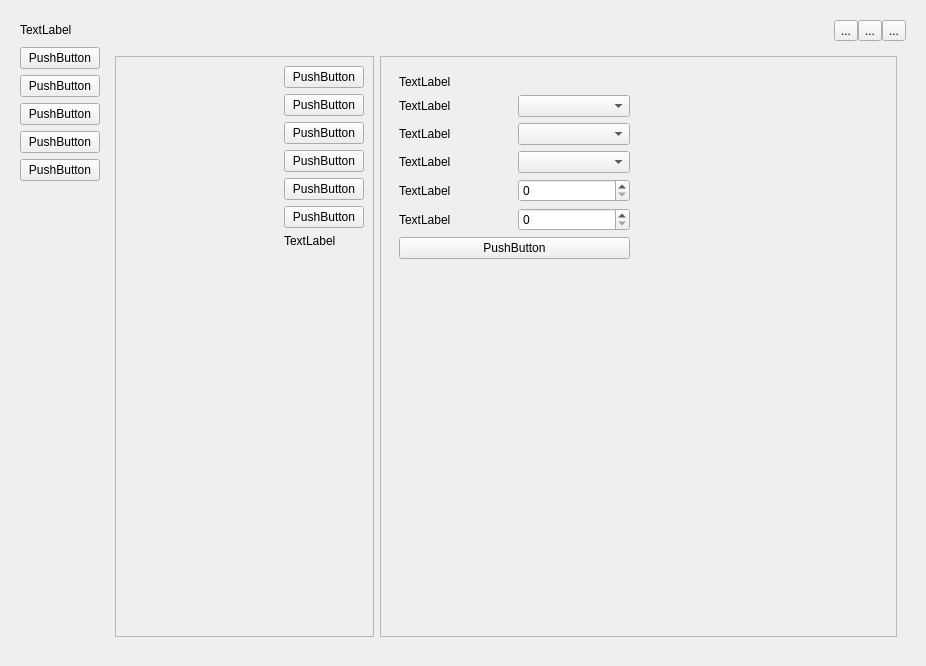
<?xml version="1.0" encoding="UTF-8"?>
<ui version="4.0">
 <class>MainWidget</class>
 <widget class="QWidget" name="MainWidget">
  <property name="geometry">
   <rect>
    <x>0</x>
    <y>0</y>
    <width>926</width>
    <height>666</height>
   </rect>
  </property>
  <property name="sizePolicy">
   <sizepolicy hsizetype="Preferred" vsizetype="Preferred">
    <horstretch>0</horstretch>
    <verstretch>0</verstretch>
   </sizepolicy>
  </property>
  <property name="windowTitle">
   <string>Terminal</string>
  </property>
  <property name="styleSheet">
   <string notr="true"/>
  </property>
  <layout class="QGridLayout" name="gridLayout_12">
   <item row="0" column="0">
    <widget class="QWidget" name="centralWidget" native="true">
     <layout class="QGridLayout" name="gridLayout">
      <item row="0" column="0">
       <layout class="QHBoxLayout" name="topPanel">
        <property name="spacing">
         <number>0</number>
        </property>
        <property name="bottomMargin">
         <number>0</number>
        </property>
        <item>
         <widget class="QLabel" name="appName">
          <property name="sizePolicy">
           <sizepolicy hsizetype="Minimum" vsizetype="Fixed">
            <horstretch>0</horstretch>
            <verstretch>0</verstretch>
           </sizepolicy>
          </property>
          <property name="minimumSize">
           <size>
            <width>100</width>
            <height>0</height>
           </size>
          </property>
          <property name="layoutDirection">
           <enum>Qt::LeftToRight</enum>
          </property>
          <property name="text">
           <string>TextLabel</string>
          </property>
          <property name="alignment">
           <set>Qt::AlignLeading|Qt::AlignLeft|Qt::AlignVCenter</set>
          </property>
         </widget>
        </item>
        <item>
         <spacer name="horizontalSpacer">
          <property name="orientation">
           <enum>Qt::Horizontal</enum>
          </property>
          <property name="sizeHint" stdset="0">
           <size>
            <width>40</width>
            <height>20</height>
           </size>
          </property>
         </spacer>
        </item>
        <item>
         <widget class="QToolButton" name="minimizeButton">
          <property name="text">
           <string>...</string>
          </property>
         </widget>
        </item>
        <item>
         <widget class="QToolButton" name="maximazeButton">
          <property name="text">
           <string>...</string>
          </property>
         </widget>
        </item>
        <item>
         <widget class="QToolButton" name="closeButton">
          <property name="text">
           <string>...</string>
          </property>
         </widget>
        </item>
       </layout>
      </item>
      <item row="1" column="0">
       <layout class="QHBoxLayout" name="horizontalLayout">
        <item>
         <layout class="QVBoxLayout" name="verticalLayout">
          <item>
           <widget class="QPushButton" name="showConnectionButton">
            <property name="sizePolicy">
             <sizepolicy hsizetype="Fixed" vsizetype="Fixed">
              <horstretch>0</horstretch>
              <verstretch>0</verstretch>
             </sizepolicy>
            </property>
            <property name="text">
             <string>PushButton</string>
            </property>
           </widget>
          </item>
          <item>
           <widget class="QPushButton" name="switchToConsoleButton">
            <property name="text">
             <string>PushButton</string>
            </property>
           </widget>
          </item>
          <item>
           <widget class="QPushButton" name="switchToTableButton">
            <property name="text">
             <string>PushButton</string>
            </property>
           </widget>
          </item>
          <item>
           <widget class="QPushButton" name="switchToConverterButton">
            <property name="text">
             <string>PushButton</string>
            </property>
           </widget>
          </item>
          <item>
           <widget class="QPushButton" name="showSettingsButton">
            <property name="sizePolicy">
             <sizepolicy hsizetype="Minimum" vsizetype="Fixed">
              <horstretch>0</horstretch>
              <verstretch>0</verstretch>
             </sizepolicy>
            </property>
            <property name="minimumSize">
             <size>
              <width>0</width>
              <height>0</height>
             </size>
            </property>
            <property name="font">
             <font>
              <strikeout>false</strikeout>
             </font>
            </property>
            <property name="text">
             <string>PushButton</string>
            </property>
           </widget>
          </item>
          <item>
           <spacer name="verticalSpacer">
            <property name="orientation">
             <enum>Qt::Vertical</enum>
            </property>
            <property name="sizeHint" stdset="0">
             <size>
              <width>20</width>
              <height>60</height>
             </size>
            </property>
           </spacer>
          </item>
         </layout>
        </item>
        <item>
         <widget class="QStackedWidget" name="workspaceWidget">
          <property name="currentIndex">
           <number>3</number>
          </property>
          <widget class="QWidget" name="consolePage">
           <layout class="QGridLayout" name="gridLayout_2">
            <property name="leftMargin">
             <number>0</number>
            </property>
            <property name="topMargin">
             <number>0</number>
            </property>
            <property name="rightMargin">
             <number>0</number>
            </property>
            <property name="bottomMargin">
             <number>0</number>
            </property>
            <property name="spacing">
             <number>0</number>
            </property>
            <item row="1" column="0">
             <widget class="QPlainTextEdit" name="consoleField">
              <property name="styleSheet">
               <string notr="true"/>
              </property>
              <property name="plainText">
               <string/>
              </property>
             </widget>
            </item>
            <item row="2" column="0">
             <layout class="QVBoxLayout" name="consoleUnion">
              <item>
               <layout class="QHBoxLayout" name="consoleActionPanel">
                <property name="spacing">
                 <number>0</number>
                </property>
                <item>
                 <widget class="QLineEdit" name="inputConsoleField"/>
                </item>
                <item>
                 <widget class="QPushButton" name="sendConsoleButton">
                  <property name="text">
                   <string>PushButton</string>
                  </property>
                 </widget>
                </item>
                <item>
                 <widget class="QPushButton" name="clearConsoleButton">
                  <property name="text">
                   <string>PushButton</string>
                  </property>
                 </widget>
                </item>
               </layout>
              </item>
             </layout>
            </item>
           </layout>
          </widget>
          <widget class="QWidget" name="tablePage">
           <layout class="QGridLayout" name="gridLayout_3">
            <property name="leftMargin">
             <number>0</number>
            </property>
            <property name="topMargin">
             <number>0</number>
            </property>
            <property name="rightMargin">
             <number>0</number>
            </property>
            <property name="bottomMargin">
             <number>0</number>
            </property>
            <property name="spacing">
             <number>0</number>
            </property>
            <item row="0" column="0">
             <layout class="QVBoxLayout" name="tableUnion">
              <item>
               <widget class="QTableView" name="tableField"/>
              </item>
              <item>
               <layout class="QHBoxLayout" name="tableActionPanel">
                <item>
                 <widget class="QLineEdit" name="inputTableField"/>
                </item>
                <item>
                 <widget class="QPushButton" name="sendTableButton">
                  <property name="text">
                   <string>PushButton</string>
                  </property>
                 </widget>
                </item>
                <item>
                 <widget class="QPushButton" name="clearTableButton">
                  <property name="text">
                   <string>PushButton</string>
                  </property>
                 </widget>
                </item>
               </layout>
              </item>
             </layout>
            </item>
           </layout>
          </widget>
          <widget class="QWidget" name="converterPage">
           <layout class="QGridLayout" name="gridLayout_8">
            <item row="0" column="0">
             <widget class="QComboBox" name="converterSourceBox"/>
            </item>
            <item row="1" column="1">
             <layout class="QVBoxLayout" name="verticalLayout_2">
              <property name="spacing">
               <number>0</number>
              </property>
              <item>
               <spacer name="verticalSpacer_4">
                <property name="orientation">
                 <enum>Qt::Vertical</enum>
                </property>
                <property name="sizeHint" stdset="0">
                 <size>
                  <width>20</width>
                  <height>40</height>
                 </size>
                </property>
               </spacer>
              </item>
              <item>
               <widget class="QPushButton" name="converterConvertButton">
                <property name="text">
                 <string>PushButton</string>
                </property>
               </widget>
              </item>
              <item>
               <widget class="QPushButton" name="converterSwapButton">
                <property name="text">
                 <string>PushButton</string>
                </property>
               </widget>
              </item>
              <item>
               <widget class="QPushButton" name="converterClearButton">
                <property name="text">
                 <string>PushButton</string>
                </property>
               </widget>
              </item>
              <item>
               <spacer name="verticalSpacer_5">
                <property name="orientation">
                 <enum>Qt::Vertical</enum>
                </property>
                <property name="sizeHint" stdset="0">
                 <size>
                  <width>20</width>
                  <height>40</height>
                 </size>
                </property>
               </spacer>
              </item>
             </layout>
            </item>
            <item row="1" column="0">
             <widget class="QPlainTextEdit" name="converterSource">
              <property name="styleSheet">
               <string notr="true"/>
              </property>
             </widget>
            </item>
            <item row="0" column="2">
             <widget class="QComboBox" name="converterResultBox"/>
            </item>
            <item row="1" column="2">
             <widget class="QPlainTextEdit" name="converterResult"/>
            </item>
           </layout>
          </widget>
          <widget class="QWidget" name="settingsPage">
           <layout class="QGridLayout" name="gridLayout_7">
            <item row="0" column="0">
             <layout class="QHBoxLayout" name="pageDelimiterLayout">
              <item>
               <widget class="QScrollArea" name="settingsLeftPanel">
                <property name="sizePolicy">
                 <sizepolicy hsizetype="Expanding" vsizetype="Expanding">
                  <horstretch>1</horstretch>
                  <verstretch>0</verstretch>
                 </sizepolicy>
                </property>
                <property name="autoFillBackground">
                 <bool>false</bool>
                </property>
                <property name="styleSheet">
                 <string notr="true"/>
                </property>
                <property name="widgetResizable">
                 <bool>true</bool>
                </property>
                <widget class="QWidget" name="leftPanelContents">
                 <property name="geometry">
                  <rect>
                   <x>0</x>
                   <y>0</y>
                   <width>258</width>
                   <height>578</height>
                  </rect>
                 </property>
                 <layout class="QGridLayout" name="gridLayout_5">
                  <item row="8" column="1">
                   <spacer name="verticalSpacer_2">
                    <property name="orientation">
                     <enum>Qt::Vertical</enum>
                    </property>
                    <property name="sizeHint" stdset="0">
                     <size>
                      <width>20</width>
                      <height>40</height>
                     </size>
                    </property>
                   </spacer>
                  </item>
                  <item row="5" column="1">
                   <widget class="QPushButton" name="logsContentButton">
                    <property name="text">
                     <string>PushButton</string>
                    </property>
                   </widget>
                  </item>
                  <item row="3" column="1">
                   <widget class="QPushButton" name="tableContentButton">
                    <property name="text">
                     <string>PushButton</string>
                    </property>
                   </widget>
                  </item>
                  <item row="0" column="1">
                   <widget class="QPushButton" name="connectionContentsButton">
                    <property name="text">
                     <string>PushButton</string>
                    </property>
                   </widget>
                  </item>
                  <item row="6" column="1">
                   <widget class="QPushButton" name="bindsContentButton">
                    <property name="text">
                     <string>PushButton</string>
                    </property>
                   </widget>
                  </item>
                  <item row="2" column="0">
                   <spacer name="horizontalSpacer_3">
                    <property name="orientation">
                     <enum>Qt::Horizontal</enum>
                    </property>
                    <property name="sizeHint" stdset="0">
                     <size>
                      <width>40</width>
                      <height>20</height>
                     </size>
                    </property>
                   </spacer>
                  </item>
                  <item row="2" column="1">
                   <widget class="QPushButton" name="consoleContentButton">
                    <property name="text">
                     <string>PushButton</string>
                    </property>
                   </widget>
                  </item>
                  <item row="1" column="1">
                   <widget class="QPushButton" name="generalContentButton">
                    <property name="text">
                     <string>PushButton</string>
                    </property>
                   </widget>
                  </item>
                  <item row="7" column="1">
                   <widget class="QLabel" name="infoLabel">
                    <property name="text">
                     <string>TextLabel</string>
                    </property>
                   </widget>
                  </item>
                 </layout>
                </widget>
               </widget>
              </item>
              <item>
               <widget class="QScrollArea" name="settingsRightPanel">
                <property name="sizePolicy">
                 <sizepolicy hsizetype="Expanding" vsizetype="Expanding">
                  <horstretch>2</horstretch>
                  <verstretch>0</verstretch>
                 </sizepolicy>
                </property>
                <property name="widgetResizable">
                 <bool>true</bool>
                </property>
                <widget class="QWidget" name="rightPanelContents">
                 <property name="geometry">
                  <rect>
                   <x>0</x>
                   <y>0</y>
                   <width>517</width>
                   <height>578</height>
                  </rect>
                 </property>
                 <layout class="QGridLayout" name="gridLayout_4">
                  <item row="0" column="1">
                   <spacer name="horizontalSpacer_2">
                    <property name="orientation">
                     <enum>Qt::Horizontal</enum>
                    </property>
                    <property name="sizeType">
                     <enum>QSizePolicy::Expanding</enum>
                    </property>
                    <property name="sizeHint" stdset="0">
                     <size>
                      <width>40</width>
                      <height>20</height>
                     </size>
                    </property>
                   </spacer>
                  </item>
                  <item row="0" column="0">
                   <widget class="QStackedWidget" name="rightStackedPanel">
                    <property name="sizePolicy">
                     <sizepolicy hsizetype="Minimum" vsizetype="Preferred">
                      <horstretch>0</horstretch>
                      <verstretch>0</verstretch>
                     </sizepolicy>
                    </property>
                    <property name="currentIndex">
                     <number>1</number>
                    </property>
                    <widget class="QWidget" name="connectionPage">
                     <layout class="QGridLayout" name="gridLayout_6">
                      <item row="0" column="0">
                       <layout class="QVBoxLayout" name="verticalLayout_3">
                        <item>
                         <widget class="QLabel" name="labelSectionConnection">
                          <property name="text">
                           <string>TextLabel</string>
                          </property>
                         </widget>
                        </item>
                        <item>
                         <layout class="QHBoxLayout" name="PortName">
                          <item>
                           <widget class="QLabel" name="labelPorts">
                            <property name="text">
                             <string>Port:</string>
                            </property>
                           </widget>
                          </item>
                          <item>
                           <widget class="QComboBox" name="boxPorts">
                            <property name="maximumSize">
                             <size>
                              <width>16777215</width>
                              <height>16777215</height>
                             </size>
                            </property>
                           </widget>
                          </item>
                         </layout>
                        </item>
                        <item>
                         <layout class="QHBoxLayout" name="Baudrate">
                          <item>
                           <widget class="QLabel" name="labelBaudrate">
                            <property name="text">
                             <string>Baudrate:</string>
                            </property>
                           </widget>
                          </item>
                          <item>
                           <widget class="QComboBox" name="boxBaudrate">
                            <property name="insertPolicy">
                             <enum>QComboBox::InsertAtBottom</enum>
                            </property>
                           </widget>
                          </item>
                         </layout>
                        </item>
                        <item>
                         <layout class="QHBoxLayout" name="Data">
                          <item>
                           <widget class="QLabel" name="labelData">
                            <property name="text">
                             <string>Data:</string>
                            </property>
                           </widget>
                          </item>
                          <item>
                           <widget class="QComboBox" name="boxData"/>
                          </item>
                         </layout>
                        </item>
                        <item>
                         <layout class="QHBoxLayout" name="Parity">
                          <item>
                           <widget class="QLabel" name="labelParity">
                            <property name="text">
                             <string>Parity:</string>
                            </property>
                           </widget>
                          </item>
                          <item>
                           <widget class="QComboBox" name="boxParity"/>
                          </item>
                         </layout>
                        </item>
                        <item>
                         <layout class="QHBoxLayout" name="StopBits">
                          <item>
                           <widget class="QLabel" name="labelStopBits">
                            <property name="text">
                             <string>Stop bits:</string>
                            </property>
                           </widget>
                          </item>
                          <item>
                           <widget class="QComboBox" name="boxStopBits"/>
                          </item>
                         </layout>
                        </item>
                        <item>
                         <layout class="QHBoxLayout" name="FlowControl">
                          <item>
                           <widget class="QLabel" name="labelFlowControl">
                            <property name="text">
                             <string>Flow control:</string>
                            </property>
                           </widget>
                          </item>
                          <item>
                           <widget class="QComboBox" name="boxFlowControl"/>
                          </item>
                         </layout>
                        </item>
                       </layout>
                      </item>
                      <item row="1" column="0">
                       <widget class="QPushButton" name="buttonConnectDisconnect">
                        <property name="text">
                         <string>Connect</string>
                        </property>
                       </widget>
                      </item>
                      <item row="2" column="0">
                       <spacer name="verticalSpacer_3">
                        <property name="orientation">
                         <enum>Qt::Vertical</enum>
                        </property>
                        <property name="sizeHint" stdset="0">
                         <size>
                          <width>20</width>
                          <height>40</height>
                         </size>
                        </property>
                       </spacer>
                      </item>
                     </layout>
                    </widget>
                    <widget class="QWidget" name="generalPage">
                     <layout class="QGridLayout" name="gridLayout_9">
                      <item row="2" column="1">
                       <widget class="QComboBox" name="comboBoxLanguage"/>
                      </item>
                      <item row="1" column="0">
                       <widget class="QLabel" name="labelTheme">
                        <property name="text">
                         <string>TextLabel</string>
                        </property>
                       </widget>
                      </item>
                      <item row="2" column="0">
                       <widget class="QLabel" name="labelLanguage">
                        <property name="text">
                         <string>TextLabel</string>
                        </property>
                       </widget>
                      </item>
                      <item row="0" column="0" colspan="2">
                       <widget class="QLabel" name="labelSectionGeneral">
                        <property name="text">
                         <string>TextLabel</string>
                        </property>
                       </widget>
                      </item>
                      <item row="1" column="1">
                       <widget class="QComboBox" name="comboBoxTheme"/>
                      </item>
                      <item row="6" column="0" colspan="2">
                       <widget class="QPushButton" name="buttonGeneralApply">
                        <property name="text">
                         <string>PushButton</string>
                        </property>
                       </widget>
                      </item>
                      <item row="3" column="1">
                       <widget class="QComboBox" name="comboBoxCodec"/>
                      </item>
                      <item row="4" column="1">
                       <widget class="QSpinBox" name="spinBoxCaptureTime"/>
                      </item>
                      <item row="5" column="0">
                       <widget class="QLabel" name="labelCaptureBytes">
                        <property name="text">
                         <string>TextLabel</string>
                        </property>
                       </widget>
                      </item>
                      <item row="5" column="1">
                       <widget class="QSpinBox" name="spinBoxCaptureBytes"/>
                      </item>
                      <item row="7" column="0">
                       <spacer name="verticalSpacer_6">
                        <property name="orientation">
                         <enum>Qt::Vertical</enum>
                        </property>
                        <property name="sizeHint" stdset="0">
                         <size>
                          <width>20</width>
                          <height>40</height>
                         </size>
                        </property>
                       </spacer>
                      </item>
                      <item row="3" column="0">
                       <widget class="QLabel" name="labelCodec">
                        <property name="text">
                         <string>TextLabel</string>
                        </property>
                       </widget>
                      </item>
                      <item row="4" column="0">
                       <widget class="QLabel" name="labelCaptureTime">
                        <property name="text">
                         <string>TextLabel</string>
                        </property>
                       </widget>
                      </item>
                     </layout>
                    </widget>
                    <widget class="QWidget" name="consoleSettingPage">
                     <layout class="QGridLayout" name="gridLayout_10">
                      <item row="6" column="2">
                       <widget class="QLineEdit" name="lineEditConsoleHotKey1">
                        <property name="text">
                         <string>11111</string>
                        </property>
                       </widget>
                      </item>
                      <item row="9" column="3">
                       <widget class="QToolButton" name="buttonConsoleHotKey4">
                        <property name="text">
                         <string>...</string>
                        </property>
                       </widget>
                      </item>
                      <item row="9" column="0">
                       <widget class="QLabel" name="labelConsoleHotKey4">
                        <property name="text">
                         <string>TextLabel</string>
                        </property>
                       </widget>
                      </item>
                      <item row="8" column="3">
                       <widget class="QToolButton" name="buttonConsoleHotKey3">
                        <property name="text">
                         <string>...</string>
                        </property>
                       </widget>
                      </item>
                      <item row="7" column="0">
                       <widget class="QLabel" name="labelConsoleHotKey2">
                        <property name="text">
                         <string>TextLabel</string>
                        </property>
                       </widget>
                      </item>
                      <item row="6" column="3">
                       <widget class="QToolButton" name="buttonConsoleHotKey1">
                        <property name="text">
                         <string>...</string>
                        </property>
                       </widget>
                      </item>
                      <item row="7" column="3">
                       <widget class="QToolButton" name="buttonConsoleHotKey2">
                        <property name="text">
                         <string>...</string>
                        </property>
                       </widget>
                      </item>
                      <item row="2" column="2">
                       <widget class="QCheckBox" name="checkboxConsoleCyclic">
                        <property name="layoutDirection">
                         <enum>Qt::LeftToRight</enum>
                        </property>
                        <property name="text">
                         <string>CheckBox</string>
                        </property>
                       </widget>
                      </item>
                      <item row="12" column="0">
                       <spacer name="verticalSpacer_7">
                        <property name="orientation">
                         <enum>Qt::Vertical</enum>
                        </property>
                        <property name="sizeHint" stdset="0">
                         <size>
                          <width>20</width>
                          <height>40</height>
                         </size>
                        </property>
                       </spacer>
                      </item>
                      <item row="1" column="2">
                       <widget class="QCheckBox" name="checkboxConsoleEcho">
                        <property name="text">
                         <string>CheckBox</string>
                        </property>
                       </widget>
                      </item>
                      <item row="0" column="0">
                       <widget class="QLabel" name="labelSectionConsole">
                        <property name="text">
                         <string>TextLabel</string>
                        </property>
                       </widget>
                      </item>
                      <item row="2" column="0">
                       <widget class="QLabel" name="labelConsoleCyclic">
                        <property name="text">
                         <string>TextLabel</string>
                        </property>
                       </widget>
                      </item>
                      <item row="5" column="0">
                       <widget class="QLabel" name="labelConsoleCyclicInterval">
                        <property name="text">
                         <string>TextLabel</string>
                        </property>
                       </widget>
                      </item>
                      <item row="9" column="2">
                       <widget class="QLineEdit" name="lineEditConsoleHotKey4">
                        <property name="text">
                         <string>444444</string>
                        </property>
                       </widget>
                      </item>
                      <item row="7" column="2">
                       <widget class="QLineEdit" name="lineEditConsoleHotKey2">
                        <property name="text">
                         <string>2222</string>
                        </property>
                       </widget>
                      </item>
                      <item row="6" column="0">
                       <widget class="QLabel" name="labelConsoleHotKey1">
                        <property name="text">
                         <string>TextLabel</string>
                        </property>
                       </widget>
                      </item>
                      <item row="1" column="0">
                       <widget class="QLabel" name="labelConsoleEcho">
                        <property name="text">
                         <string>TextLabel</string>
                        </property>
                       </widget>
                      </item>
                      <item row="8" column="0">
                       <widget class="QLabel" name="labelConsoleHotKey3">
                        <property name="text">
                         <string>TextLabel</string>
                        </property>
                       </widget>
                      </item>
                      <item row="8" column="2">
                       <widget class="QLineEdit" name="lineEditConsoleHotKey3">
                        <property name="text">
                         <string>33333</string>
                        </property>
                       </widget>
                      </item>
                      <item row="5" column="2" colspan="2">
                       <widget class="QSpinBox" name="spinboxConsoleCyclicInterval"/>
                      </item>
                     </layout>
                    </widget>
                    <widget class="QWidget" name="tableSettingsPage">
                     <layout class="QGridLayout" name="gridLayout_11">
                      <item row="1" column="1">
                       <widget class="QCheckBox" name="checkboxTableEcho">
                        <property name="text">
                         <string>CheckBox</string>
                        </property>
                       </widget>
                      </item>
                      <item row="2" column="1">
                       <widget class="QCheckBox" name="checkboxTableCyclic">
                        <property name="text">
                         <string>CheckBox</string>
                        </property>
                       </widget>
                      </item>
                      <item row="5" column="0">
                       <widget class="QLabel" name="labelTableHotKey2">
                        <property name="text">
                         <string>TextLabel</string>
                        </property>
                       </widget>
                      </item>
                      <item row="8" column="0">
                       <spacer name="verticalSpacer_8">
                        <property name="orientation">
                         <enum>Qt::Vertical</enum>
                        </property>
                        <property name="sizeHint" stdset="0">
                         <size>
                          <width>20</width>
                          <height>40</height>
                         </size>
                        </property>
                       </spacer>
                      </item>
                      <item row="7" column="0">
                       <widget class="QLabel" name="labelTableHotKey4">
                        <property name="text">
                         <string>TextLabel</string>
                        </property>
                       </widget>
                      </item>
                      <item row="5" column="1">
                       <widget class="QLineEdit" name="lineEditTableHotKey2">
                        <property name="text">
                         <string>22</string>
                        </property>
                       </widget>
                      </item>
                      <item row="6" column="1">
                       <widget class="QLineEdit" name="lineEditTableHotKey3">
                        <property name="text">
                         <string>33</string>
                        </property>
                       </widget>
                      </item>
                      <item row="4" column="0">
                       <widget class="QLabel" name="labelTableHotKey1">
                        <property name="text">
                         <string>TextLabel</string>
                        </property>
                       </widget>
                      </item>
                      <item row="7" column="1">
                       <widget class="QLineEdit" name="lineEditTableHotKey4">
                        <property name="text">
                         <string>44</string>
                        </property>
                       </widget>
                      </item>
                      <item row="2" column="0">
                       <widget class="QLabel" name="labelTableCyclicMode">
                        <property name="text">
                         <string>TextLabel</string>
                        </property>
                       </widget>
                      </item>
                      <item row="3" column="0">
                       <widget class="QLabel" name="labelTableCyclicInterval">
                        <property name="text">
                         <string>TextLabel</string>
                        </property>
                       </widget>
                      </item>
                      <item row="4" column="1">
                       <widget class="QLineEdit" name="lineEditTableHotKey1">
                        <property name="text">
                         <string>11</string>
                        </property>
                       </widget>
                      </item>
                      <item row="6" column="0">
                       <widget class="QLabel" name="labelTableHotKey3">
                        <property name="text">
                         <string>TextLabel</string>
                        </property>
                       </widget>
                      </item>
                      <item row="0" column="0">
                       <widget class="QLabel" name="labelSectionTable">
                        <property name="text">
                         <string>TextLabel</string>
                        </property>
                       </widget>
                      </item>
                      <item row="1" column="0">
                       <widget class="QLabel" name="labelTableEcho">
                        <property name="text">
                         <string>TextLabel</string>
                        </property>
                       </widget>
                      </item>
                      <item row="4" column="2">
                       <widget class="QToolButton" name="buttonTableHotKey1">
                        <property name="text">
                         <string>...</string>
                        </property>
                       </widget>
                      </item>
                      <item row="5" column="2">
                       <widget class="QToolButton" name="buttonTableHotKey2">
                        <property name="text">
                         <string>...</string>
                        </property>
                       </widget>
                      </item>
                      <item row="6" column="2">
                       <widget class="QToolButton" name="buttonTableHotKey3">
                        <property name="text">
                         <string>...</string>
                        </property>
                       </widget>
                      </item>
                      <item row="7" column="2">
                       <widget class="QToolButton" name="buttonTableHotKey4">
                        <property name="text">
                         <string>...</string>
                        </property>
                       </widget>
                      </item>
                      <item row="3" column="1" colspan="2">
                       <widget class="QSpinBox" name="spinboxTableCyclicInterval"/>
                      </item>
                     </layout>
                    </widget>
                    <widget class="QWidget" name="logSettingsPage">
                     <layout class="QGridLayout" name="gridLayout_13">
                      <item row="1" column="0">
                       <widget class="QLabel" name="labelLogEnable">
                        <property name="text">
                         <string>TextLabel</string>
                        </property>
                       </widget>
                      </item>
                      <item row="0" column="0">
                       <widget class="QLabel" name="labelSectionLog">
                        <property name="text">
                         <string>TextLabel</string>
                        </property>
                       </widget>
                      </item>
                      <item row="4" column="0">
                       <widget class="QLabel" name="labelLogColomnSize">
                        <property name="text">
                         <string>TextLabel</string>
                        </property>
                       </widget>
                      </item>
                      <item row="6" column="0">
                       <spacer name="verticalSpacer_9">
                        <property name="orientation">
                         <enum>Qt::Vertical</enum>
                        </property>
                        <property name="sizeHint" stdset="0">
                         <size>
                          <width>20</width>
                          <height>390</height>
                         </size>
                        </property>
                       </spacer>
                      </item>
                      <item row="2" column="0">
                       <widget class="QLabel" name="labelLogPath">
                        <property name="text">
                         <string>TextLabel</string>
                        </property>
                       </widget>
                      </item>
                      <item row="1" column="1">
                       <widget class="QCheckBox" name="checkBoxLogEnable">
                        <property name="text">
                         <string>CheckBox</string>
                        </property>
                       </widget>
                      </item>
                      <item row="2" column="2">
                       <widget class="QToolButton" name="buttonLogPath">
                        <property name="text">
                         <string>...</string>
                        </property>
                       </widget>
                      </item>
                      <item row="3" column="0">
                       <widget class="QLabel" name="labelLogSpace">
                        <property name="text">
                         <string>TextLabel</string>
                        </property>
                       </widget>
                      </item>
                      <item row="2" column="1">
                       <widget class="QLineEdit" name="lineEditLogPath"/>
                      </item>
                      <item row="5" column="0" colspan="3">
                       <widget class="QPushButton" name="buttonLogApply">
                        <property name="text">
                         <string>PushButton</string>
                        </property>
                       </widget>
                      </item>
                      <item row="3" column="1" colspan="2">
                       <widget class="QSpinBox" name="spinBoxLogSpace"/>
                      </item>
                      <item row="4" column="1" colspan="2">
                       <widget class="QSpinBox" name="spinBoxLogColumnSize"/>
                      </item>
                     </layout>
                    </widget>
                   </widget>
                  </item>
                 </layout>
                </widget>
               </widget>
              </item>
             </layout>
            </item>
           </layout>
          </widget>
         </widget>
        </item>
       </layout>
      </item>
     </layout>
    </widget>
   </item>
  </layout>
 </widget>
 <resources/>
 <connections/>
</ui>
